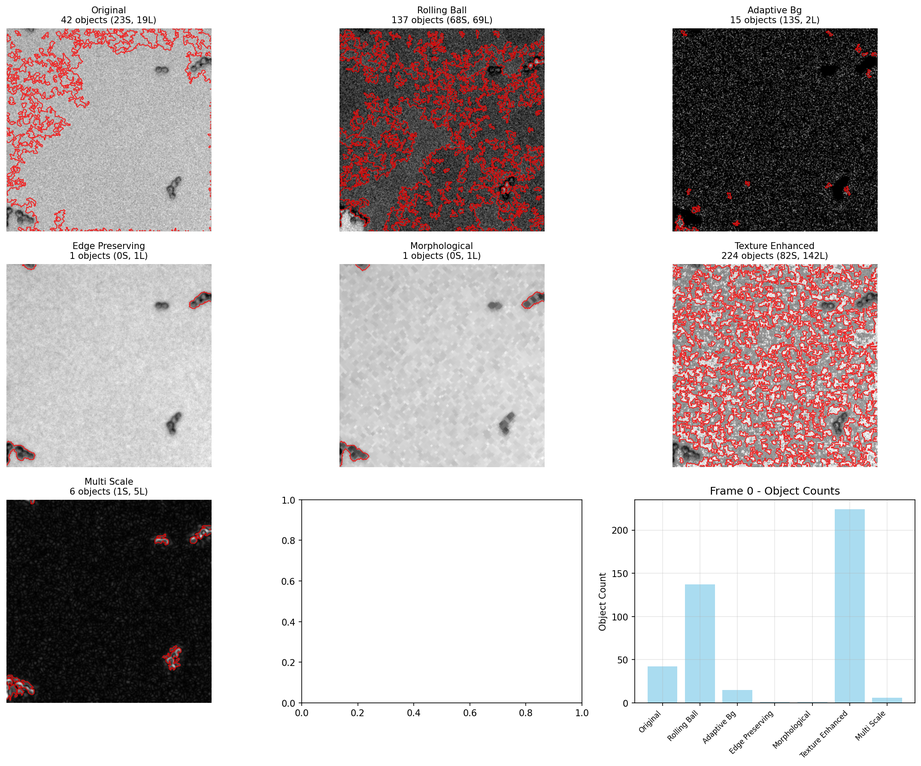
#> input picture eda_slides_code/enhanced_preprocessing/frame_0_all_methods_comparison.png, 921 x 766 px, shrunk from 2146 x 1784 before the run
$ python -i test_frame_26.py   (imports and definitions only)
#> lines starting #> are read from the running program, lines starting #| are printed output that depends on the picture; after the words box and inside, x2 and y2 are one past the last pixel; in counts of white or black regions, pixels touching at a corner belong together
#!/usr/bin/env python3
"""
Test Enhanced Preprocessing on Frame 26
Compare all preprocessing methods on frame 26 to see performance.
"""

import numpy as np
import matplotlib.pyplot as plt
from skimage import filters, morphology, measure, segmentation
from skimage.feature import local_binary_pattern
from scipy import ndimage
import tifffile
import sys
import os
sys.path.append('..')
from xml_shape_parser import XMLShapeParser

# [105 lines left out: functions load_tif_with_fallback, rolling_ball_background_subtraction, adaptive_background_subtraction, edge_preserving_smoothing, morphological_noise_removal, texture_based_enhancement and 1 more, not called in this run]

def simple_segment(image, min_size=15):
    """Simple segmentation for counting objects."""
    threshold = filters.threshold_otsu(image)
    binary = image > threshold
    cleaned = morphology.remove_small_objects(binary, min_size=min_size)
    filled = ndimage.binary_fill_holes(cleaned)
    return filled

# [139 lines left out: functions analyze_frame, create_visualization, main, not called in this run]

# [2 lines not run here, left out]

>>> import cv2
>>> picture = cv2.imread('frame_0_all_methods_comparison.png', cv2.IMREAD_GRAYSCALE)
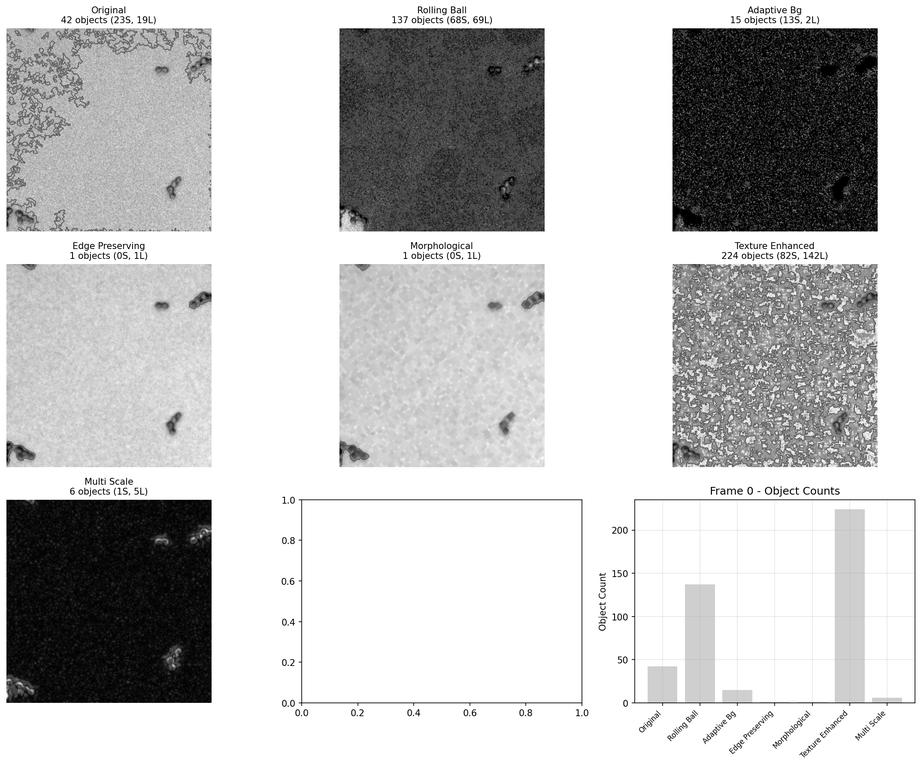
#> picture: shape (766, 921); min 0, max 255, mean 196.1
>>> result = simple_segment(picture)
#> in simple_segment, `threshold = filters.threshold_otsu(image)`: threshold = 145
#> in simple_segment, `binary = image > threshold`:
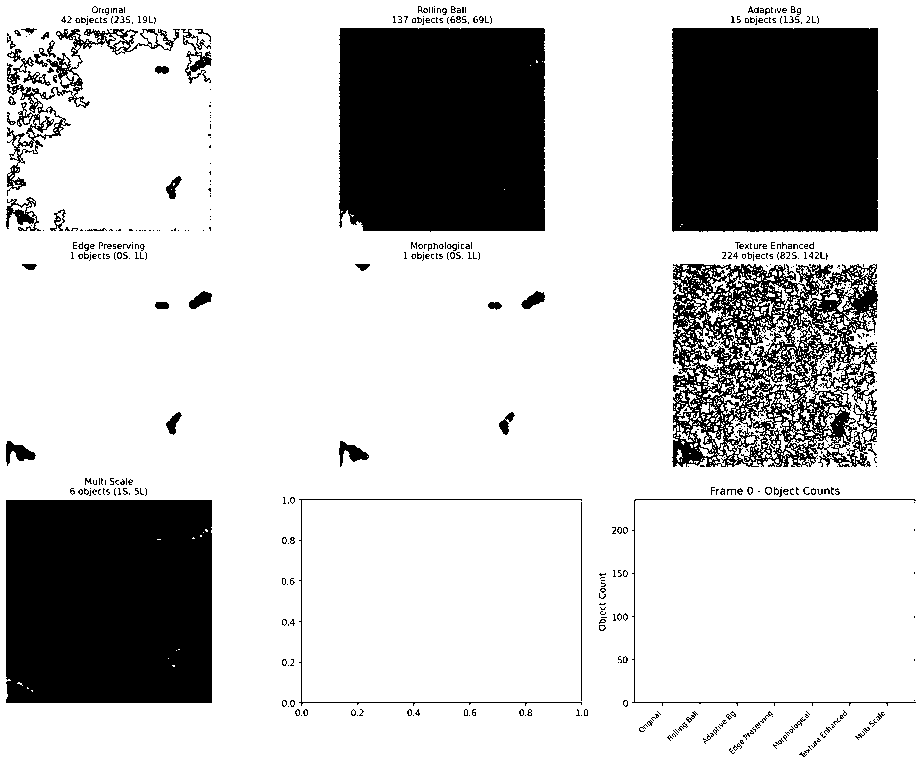
#> binary: shape (766, 921) bool; 77.2% white; 546 black regions (474 under 20 px), largest, box (x1, y1, x2, y2) and area: (672, 28, 878, 232) 41810, (6, 500, 212, 703) 41741, (339, 28, 545, 232) 41368
#> in simple_segment, `cleaned = morphology.remove_small_objects(binary, min_size=min_size)`:
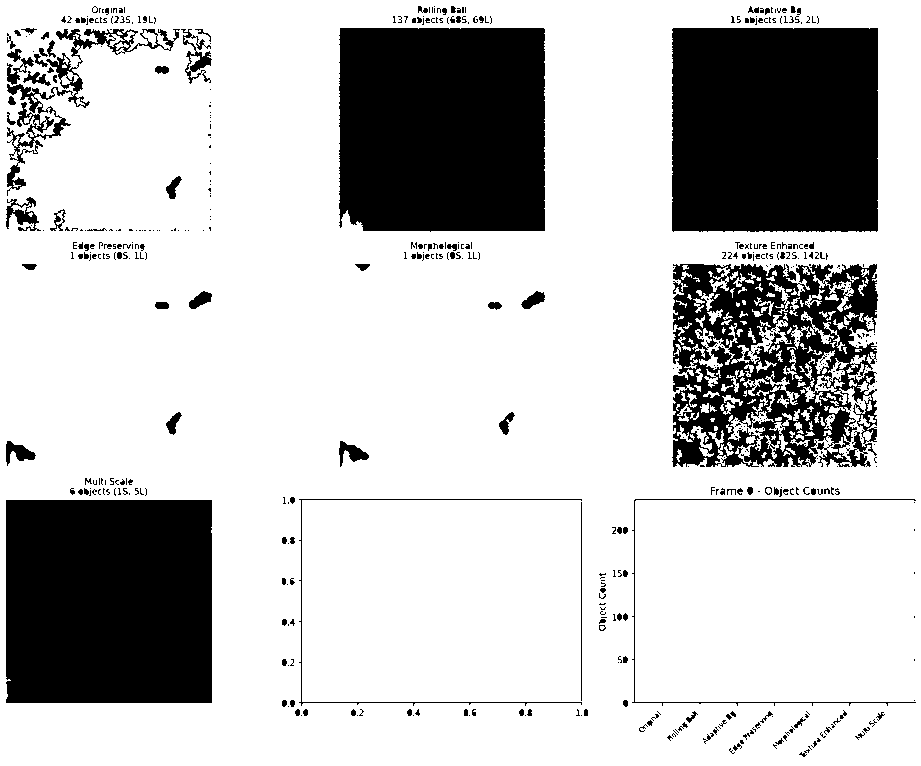
#> cleaned: shape (766, 921) bool; 76.5% white; 545 black regions (417 under 20 px), largest, box (x1, y1, x2, y2) and area: (672, 28, 878, 232) 41813, (6, 500, 212, 703) 41786, (339, 28, 545, 232) 41384
#> in simple_segment, `filled = ndimage.binary_fill_holes(cleaned)`: filled: shape (766, 921) bool; every value is 1

$ run again, on eda_slides_code/enhanced_preprocessing/baseline_comparison_frame_0.png
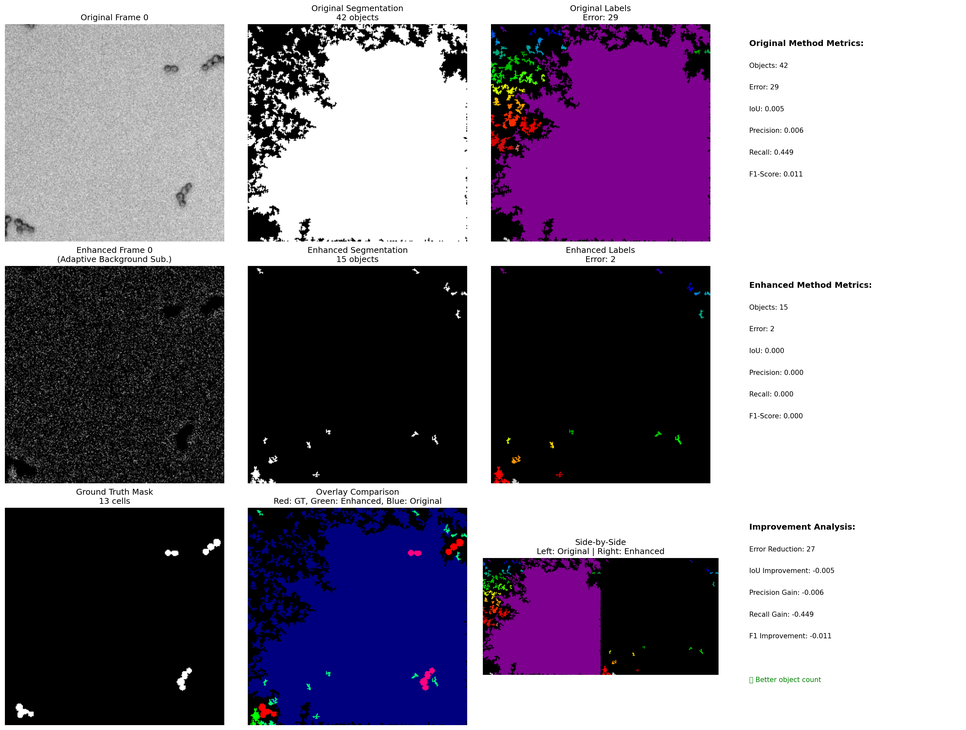
#> input picture eda_slides_code/enhanced_preprocessing/baseline_comparison_frame_0.png, 966 x 730 px, shrunk from 2959 x 2237 before the run
#> `picture = cv2.imread('frame_0_all_methods_comparison.png', cv2.IMREAD_..`:
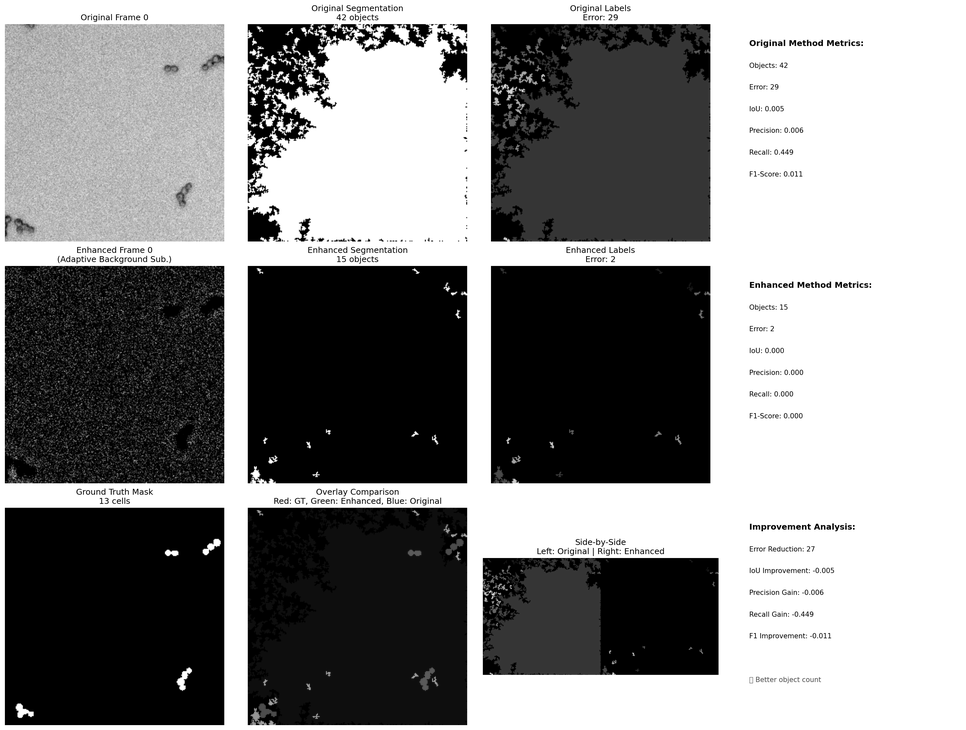
#> picture: shape (730, 966); min 0, max 255, mean 138
#> threshold = 129
#> binary: shape (730, 966) bool; 53.7% white; 787 black regions (754 under 20 px), largest, box (x1, y1, x2, y2) and area: (5, 266, 224, 483) 47504, (491, 266, 710, 483) 47461, (248, 508, 467, 725) 47335
#> in simple_segment, `cleaned = morphology.remove_small_objects(binary, min_size=min_size)`:
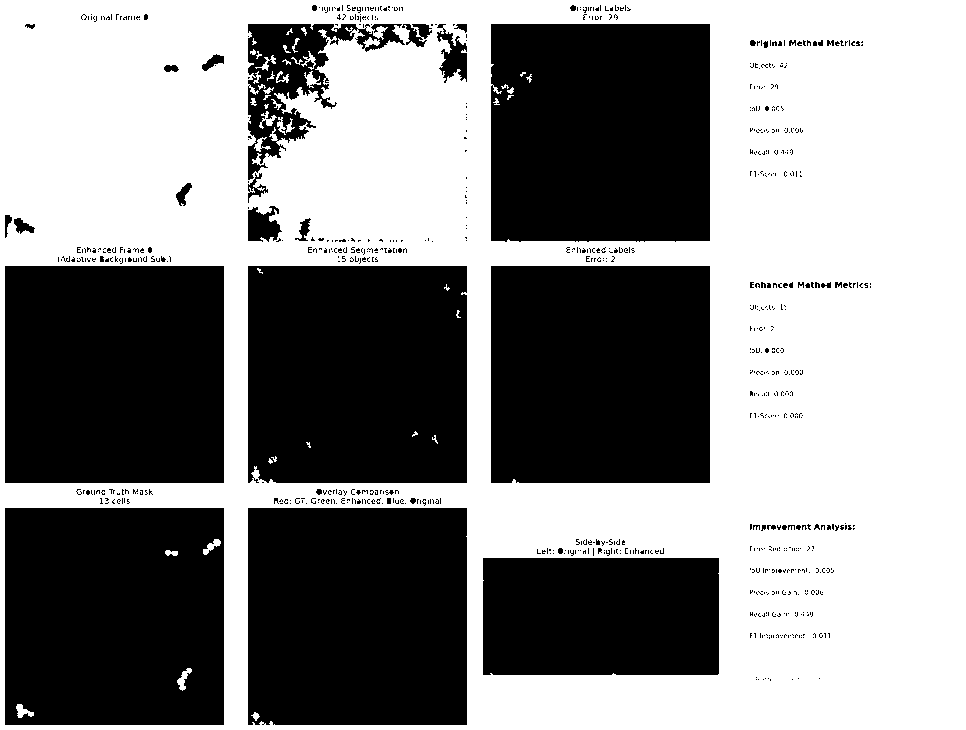
#> cleaned: shape (730, 966) bool; 53.5% white; 787 black regions (741 under 20 px), largest, box (x1, y1, x2, y2) and area: (5, 266, 224, 483) 47523, (491, 266, 710, 483) 47508, (248, 508, 467, 725) 47447
#> filled: shape (730, 966) bool; every value is 1

$ run again, on eda_slides_code/enhanced_preprocessing/baseline_comparison_frame_26.png
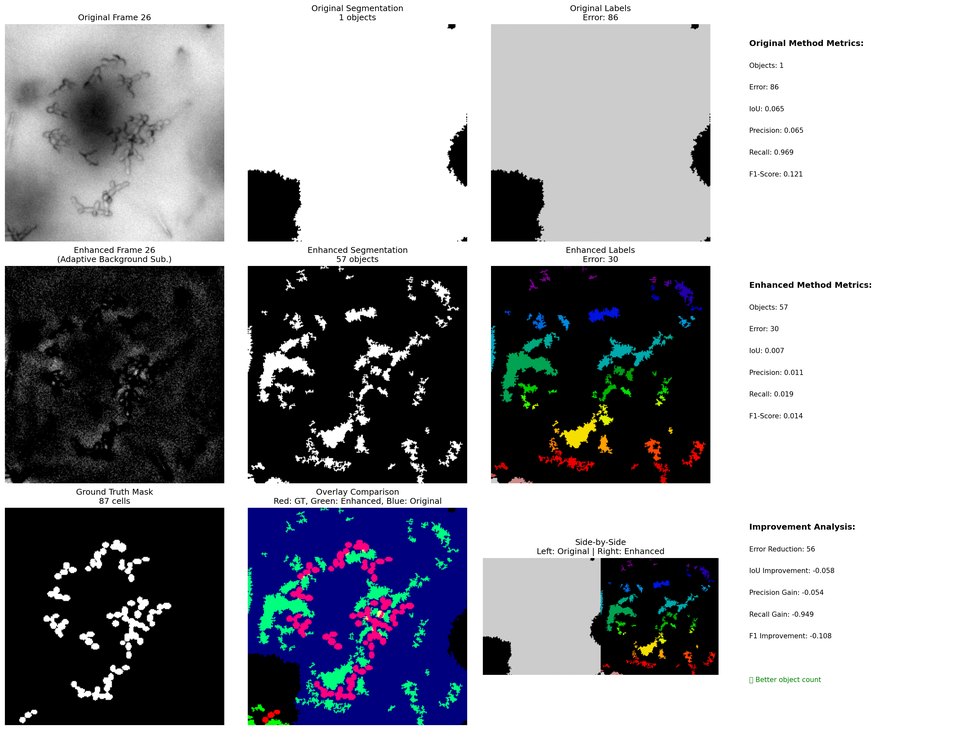
#> input picture eda_slides_code/enhanced_preprocessing/baseline_comparison_frame_26.png, 966 x 730 px, shrunk from 2959 x 2237 before the run
#> threshold = 127
#> in simple_segment, `binary = image > threshold`:
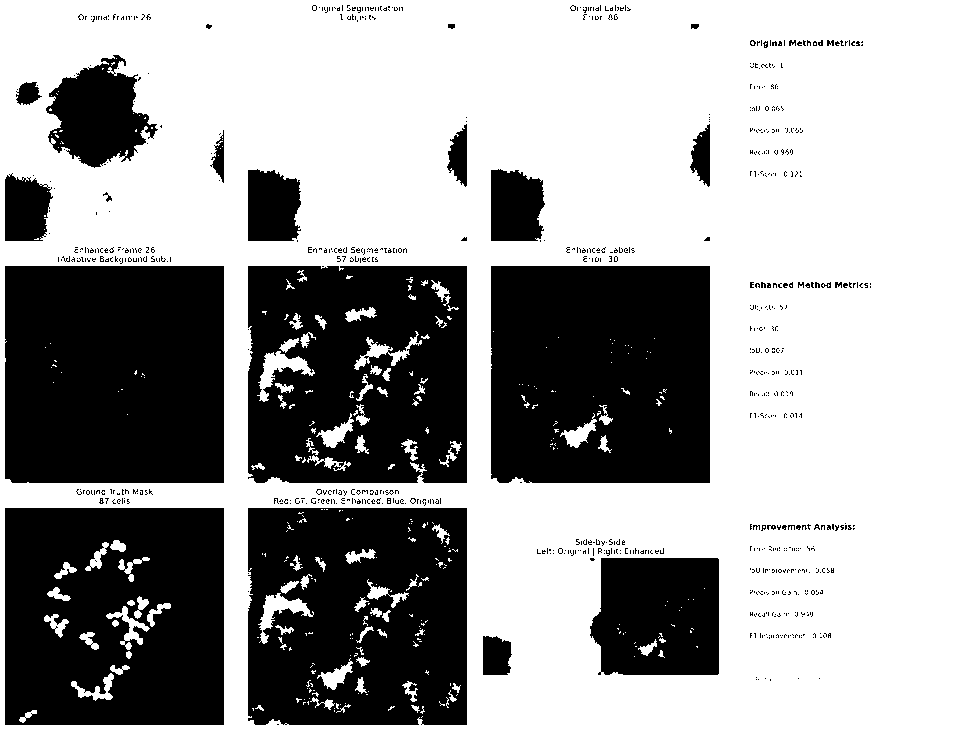
#> binary: shape (730, 966) bool; 62.8% white; 767 black regions (735 under 20 px), largest, box (x1, y1, x2, y2) and area: (5, 266, 224, 483) 47455, (491, 266, 710, 483) 46562, (5, 508, 224, 725) 44646
#> in simple_segment, `cleaned = morphology.remove_small_objects(binary, min_size=min_size)`:
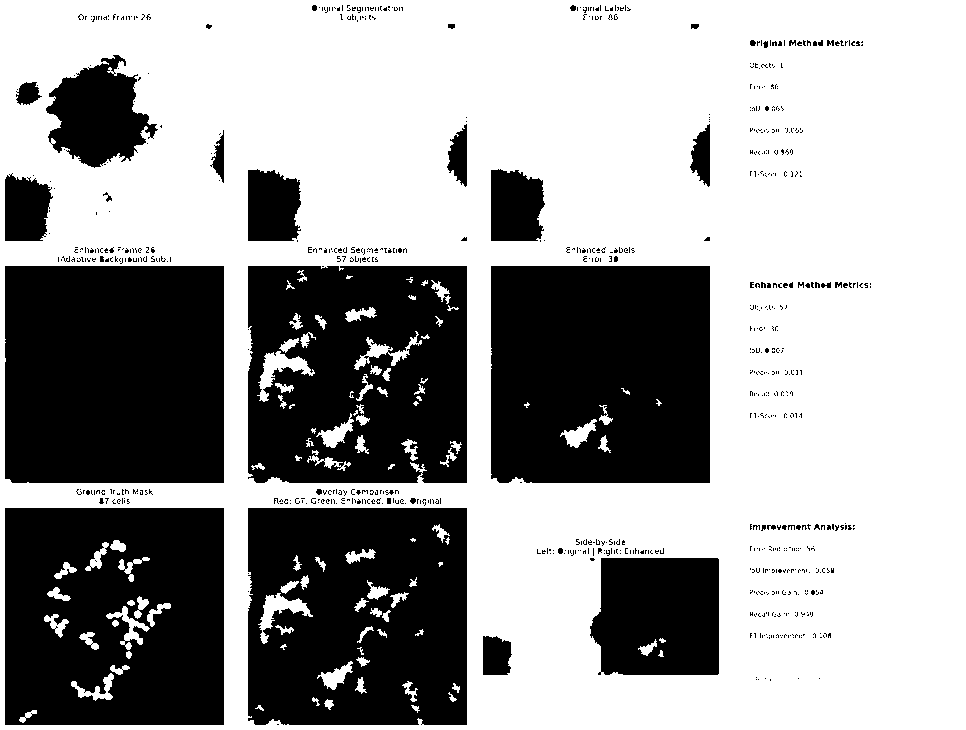
#> cleaned: shape (730, 966) bool; 62.6% white; 767 black regions (723 under 20 px), largest, box (x1, y1, x2, y2) and area: (5, 266, 224, 483) 47491, (491, 266, 710, 483) 46706, (5, 508, 224, 725) 44646
#> filled: shape (730, 966) bool; every value is 1
